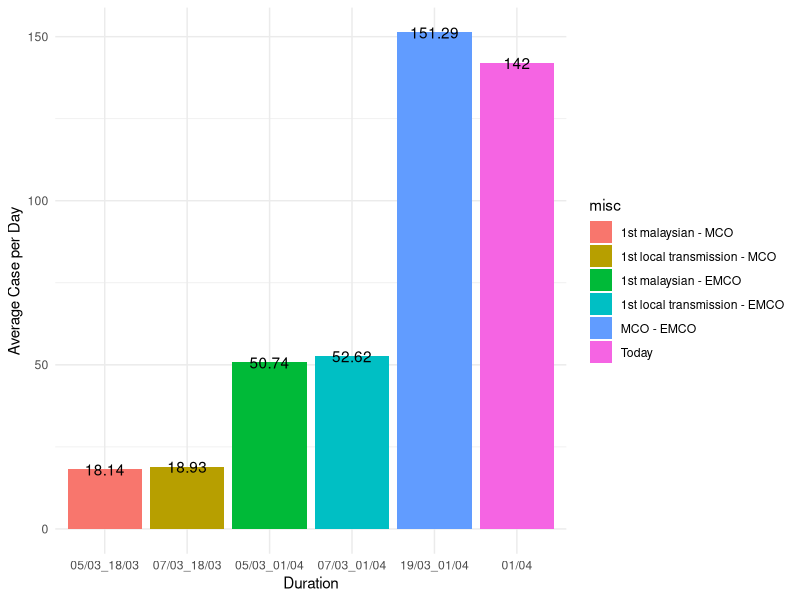
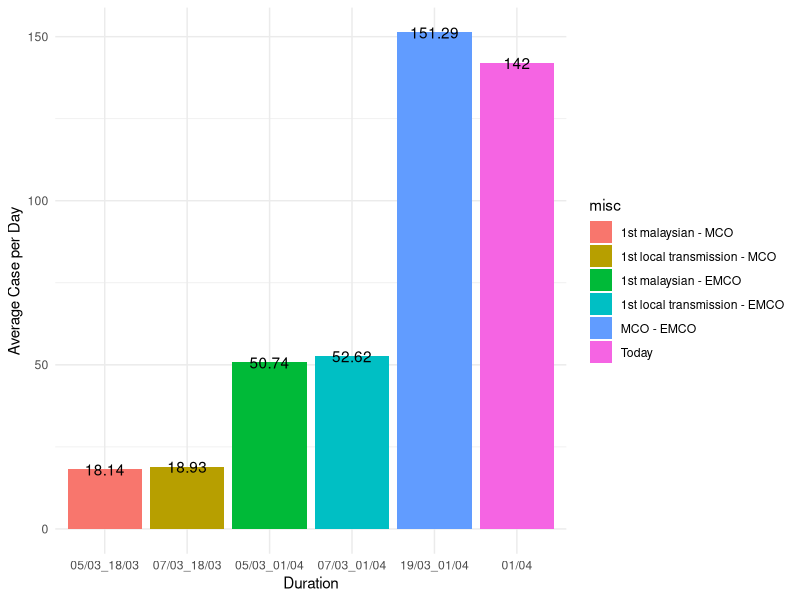

Generate these figures, in order, with R:
## ---- chunk 1
knitr::opts_chunk$set(echo = TRUE)
## ---- chunk 2
library(readr)
library(ggplot2)
## ---- chunk 3
ratechange <- read_csv("ratechange.csv")
ratechange
## ---- chunk 4
ratechange$Particular <- factor(ratechange$Particular, levels = c("05/03_18/03", "07/03_18/03", "05/03_01/04", "07/03_01/04", "19/03_01/04", "01/04"))
ratechange$misc <- factor(ratechange$misc, levels = c("1st malaysian - MCO", "1st local transmission - MCO", "1st malaysian - EMCO", "1st local transmission - EMCO", "MCO - EMCO", "Today"))
ggplot(ratechange, aes(Average_Rate, x=Particular, fill = misc, label = Average_Rate, digit=2)) +
  geom_col() + xlab("Duration") + ylab("Average Case per Day") +
  theme_minimal() + geom_text()

## ---- chunk 5
ggsave("changeplot.png", plot = last_plot(), width = 4^1.5, height = 3^1.5, dpi = 320)
